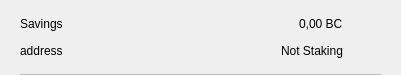
<?xml version="1.0" encoding="UTF-8"?>
<ui version="4.0">
 <class>CSRow</class>
 <widget class="QWidget" name="CSRow">
  <property name="geometry">
   <rect>
    <x>0</x>
    <y>0</y>
    <width>401</width>
    <height>75</height>
   </rect>
  </property>
  <property name="windowTitle">
   <string>Form</string>
  </property>
  <layout class="QVBoxLayout" name="verticalLayout">
   <property name="spacing">
    <number>0</number>
   </property>
   <property name="leftMargin">
    <number>20</number>
   </property>
   <property name="topMargin">
    <number>10</number>
   </property>
   <property name="rightMargin">
    <number>20</number>
   </property>
   <property name="bottomMargin">
    <number>0</number>
   </property>
   <item>
    <widget class="QWidget" name="info" native="true">
     <property name="minimumSize">
      <size>
       <width>0</width>
       <height>0</height>
      </size>
     </property>
     <layout class="QHBoxLayout" name="horizontalLayout_3">
      <property name="leftMargin">
       <number>0</number>
      </property>
      <property name="topMargin">
       <number>0</number>
      </property>
      <property name="rightMargin">
       <number>0</number>
      </property>
      <property name="bottomMargin">
       <number>10</number>
      </property>
      <item>
       <widget class="QWidget" name="container" native="true">
        <property name="minimumSize">
         <size>
          <width>0</width>
          <height>0</height>
         </size>
        </property>
        <layout class="QVBoxLayout" name="verticalLayout_2">
         <property name="spacing">
          <number>0</number>
         </property>
         <property name="leftMargin">
          <number>0</number>
         </property>
         <property name="topMargin">
          <number>0</number>
         </property>
         <property name="rightMargin">
          <number>0</number>
         </property>
         <property name="bottomMargin">
          <number>0</number>
         </property>
         <item>
          <layout class="QHBoxLayout" name="horizontalLayout">
           <item>
            <widget class="QLabel" name="labelName">
             <property name="toolTip">
              <string notr="true"/>
             </property>
             <property name="text">
              <string>Savings</string>
             </property>
            </widget>
           </item>
           <item>
            <spacer name="horizontalSpacer">
             <property name="orientation">
              <enum>Qt::Horizontal</enum>
             </property>
             <property name="sizeHint" stdset="0">
              <size>
               <width>40</width>
               <height>20</height>
              </size>
             </property>
            </spacer>
           </item>
           <item>
            <widget class="QLabel" name="labelAmount">
             <property name="text">
              <string>0,00 BC</string>
             </property>
            </widget>
           </item>
          </layout>
         </item>
         <item>
          <layout class="QHBoxLayout" name="horizontalLayout_2">
           <item>
            <widget class="QLabel" name="labelAddress">
             <property name="toolTip">
              <string notr="true"/>
             </property>
             <property name="text">
              <string>address</string>
             </property>
            </widget>
           </item>
           <item>
            <spacer name="horizontalSpacer_2">
             <property name="orientation">
              <enum>Qt::Horizontal</enum>
             </property>
             <property name="sizeHint" stdset="0">
              <size>
               <width>40</width>
               <height>20</height>
              </size>
             </property>
            </spacer>
           </item>
           <item>
            <widget class="QLabel" name="labelStaking">
             <property name="text">
              <string>Not Staking</string>
             </property>
            </widget>
           </item>
          </layout>
         </item>
        </layout>
       </widget>
      </item>
      <item alignment="Qt::AlignHCenter|Qt::AlignVCenter">
       <widget class="QPushButton" name="pushButtonMenu">
        <property name="minimumSize">
         <size>
          <width>24</width>
          <height>24</height>
         </size>
        </property>
        <property name="maximumSize">
         <size>
          <width>32</width>
          <height>32</height>
         </size>
        </property>
        <property name="focusPolicy">
         <enum>Qt::NoFocus</enum>
        </property>
        <property name="styleSheet">
         <string notr="true">border:none; background-color:transparent;</string>
        </property>
        <property name="text">
         <string/>
        </property>
        <property name="icon">
         <iconset>
          <normaloff>://ic-menu-hover</normaloff>://ic-menu-hover</iconset>
        </property>
        <property name="iconSize">
         <size>
          <width>24</width>
          <height>24</height>
         </size>
        </property>
       </widget>
      </item>
     </layout>
    </widget>
   </item>
   <item>
    <widget class="QLabel" name="lblDivisory">
     <property name="minimumSize">
      <size>
       <width>0</width>
       <height>1</height>
      </size>
     </property>
     <property name="maximumSize">
      <size>
       <width>16777215</width>
       <height>1</height>
      </size>
     </property>
     <property name="styleSheet">
      <string notr="true">background-color:#bababa;</string>
     </property>
     <property name="text">
      <string/>
     </property>
     <property name="alignment">
      <set>Qt::AlignBottom|Qt::AlignLeading|Qt::AlignLeft</set>
     </property>
    </widget>
   </item>
  </layout>
 </widget>
 <resources/>
 <connections/>
</ui>
